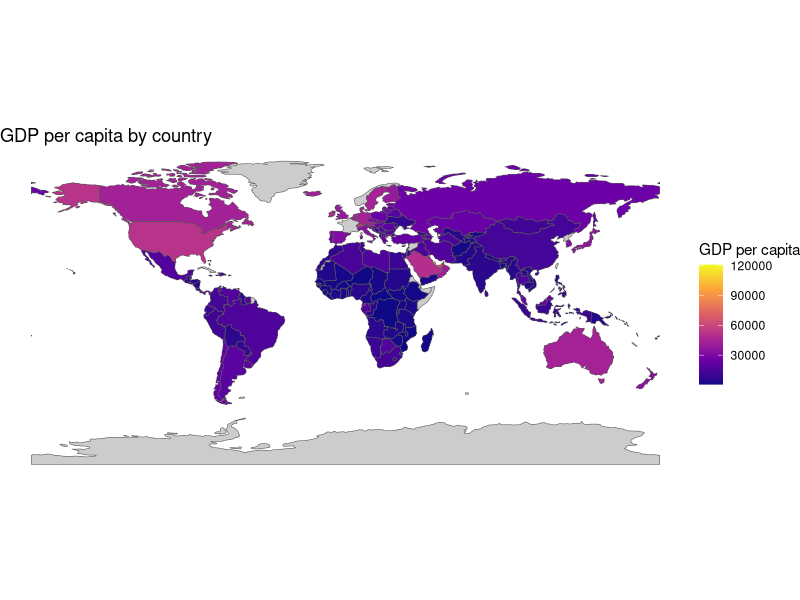
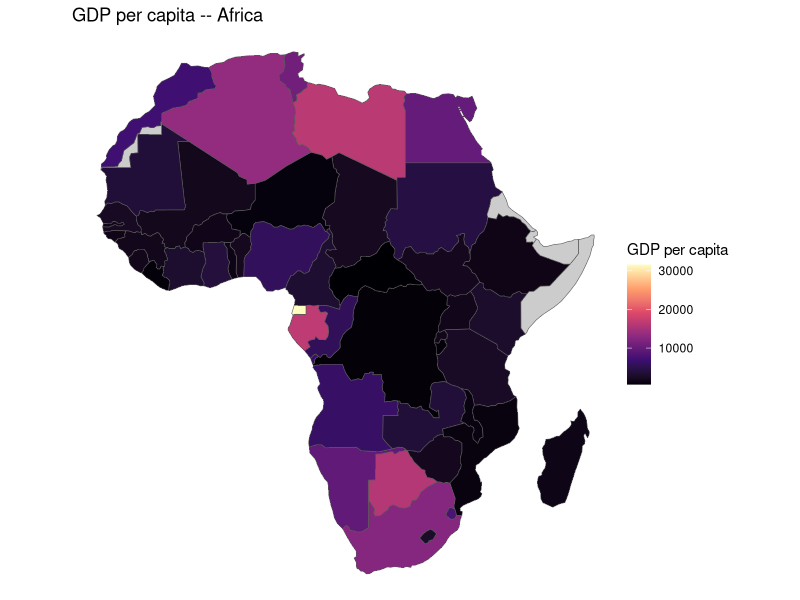
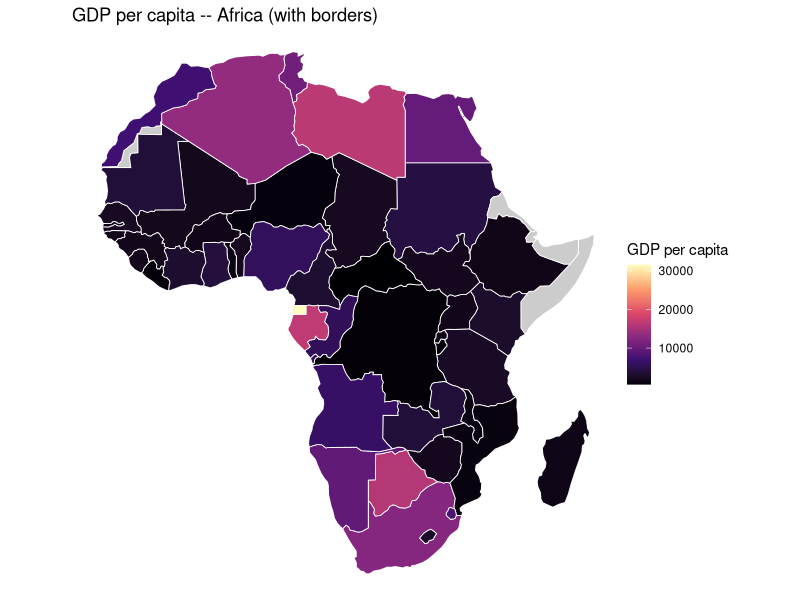
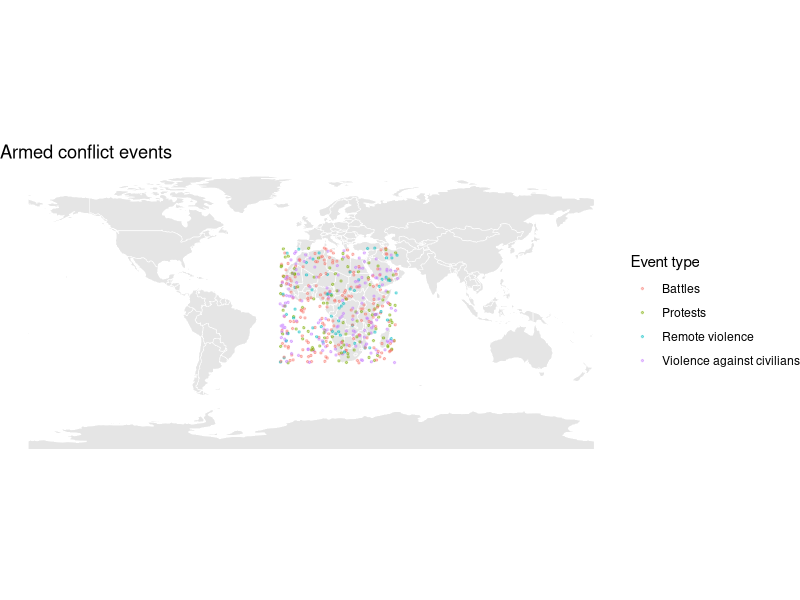
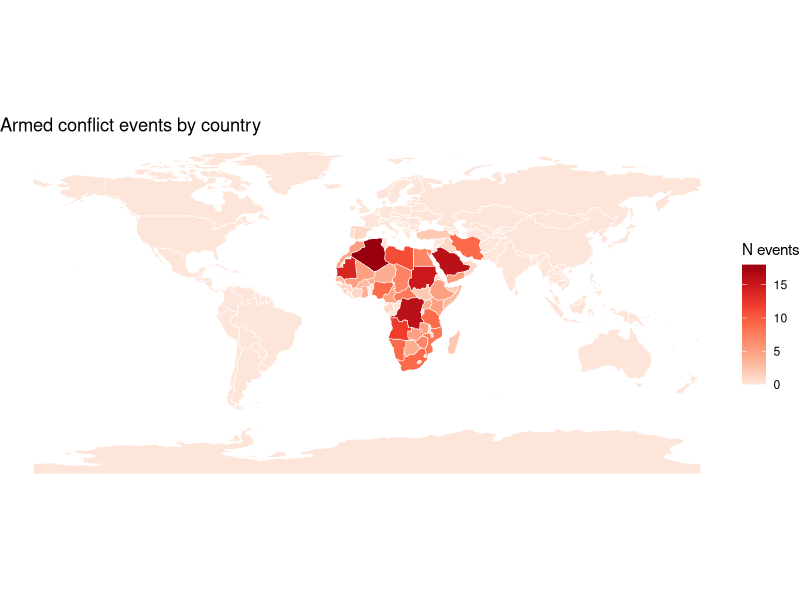
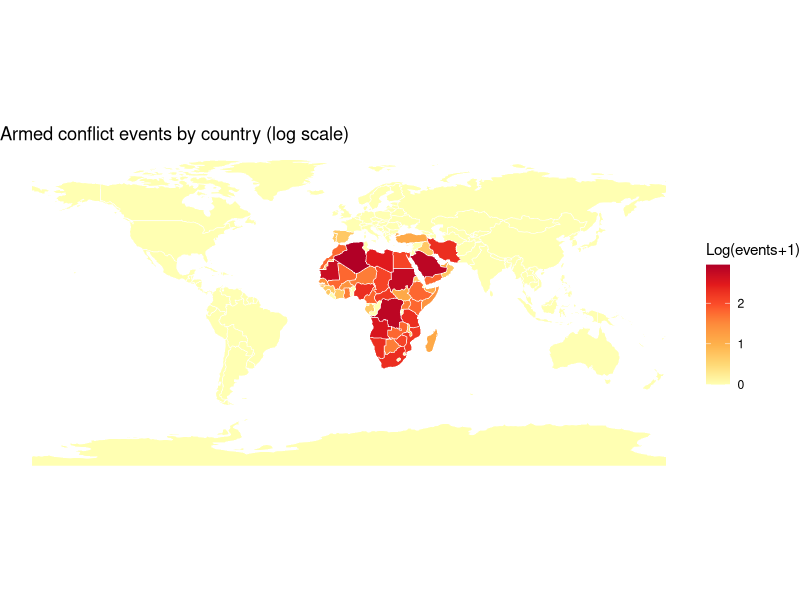
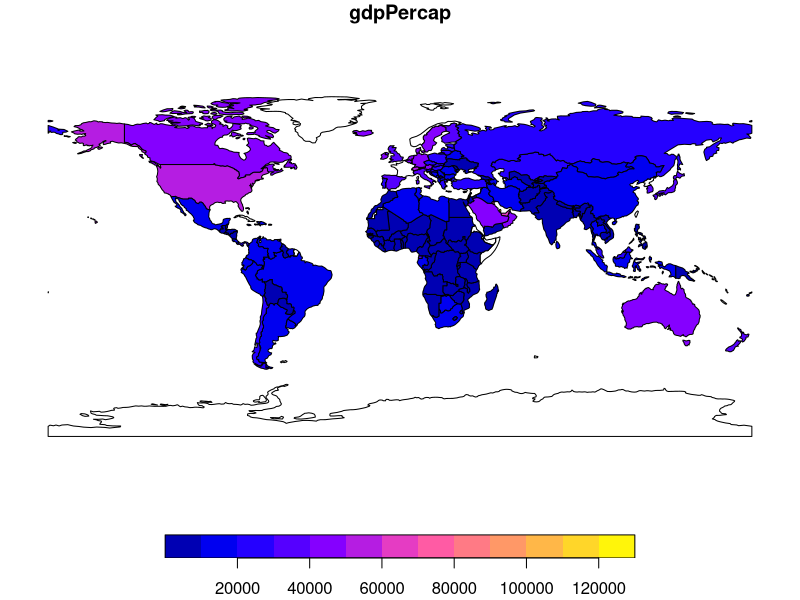
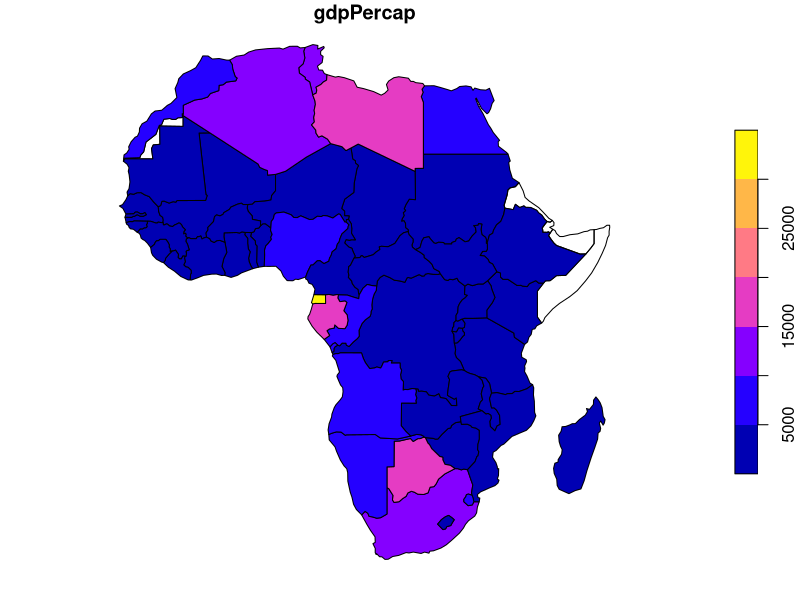

Generate these figures, in order, with R:
# setwd("~/Documents/AQM2")
options(stringsAsFactors = FALSE)

# ============================================================
# Assignment 7: Spatial Data I
# Applied Quantitative Methods for the Social Sciences II
# ============================================================

# List of packages
library(sf)
library(spData)
library(dplyr)
library(tidyr)
library(ggplot2)

# ==========================================================================
# Part 1: In-Class (Exploring Spatial Data with sf)
# ==========================================================================

data(world)

# ----------------------------------------------------------
## 1. Inspecting an sf object

# a)
class(world)
names(world)
nrow(world)

# b)
st_crs(world)

# c)
unique(st_geometry_type(world))

# d)
pdf("world_gdp_base.pdf")
plot(world["gdpPercap"])
dev.off()

# ----------------------------------------------------------
## 2. Attribute operations

# a)
africa = filter(world, continent == "Africa")
nrow(africa)
pdf("africa_gdp_base.pdf")
plot(africa["gdpPercap"])
dev.off()

# b)
world = world %>%
  mutate(pop_millions = pop / 1e6)

gdp_by_continent = world %>%
  group_by(continent) %>%
  summarise(mean_gdpPercap = mean(gdpPercap, na.rm = TRUE))

print(st_drop_geometry(gdp_by_continent))

# c)
africa_sorted = africa %>%
  arrange(desc(gdpPercap)) %>%
  select(name_long, gdpPercap)

print(head(st_drop_geometry(africa_sorted), 5))

# ----------------------------------------------------------
## 3. Simple visualization with ggplot2

# a)
ggplot(world) +
  geom_sf(aes(fill = gdpPercap)) +
  scale_fill_viridis_c(option = "plasma", na.value = "grey80",
                       name = "GDP per capita") +
  theme_void() +
  labs(title = "GDP per capita by country")
ggsave("world_gdp.pdf", width = 10, height = 5)

# b)
ggplot(africa) +
  geom_sf(aes(fill = gdpPercap)) +
  scale_fill_viridis_c(option = "magma", na.value = "grey80",
                       name = "GDP per capita") +
  theme_void() +
  labs(title = "GDP per capita -- Africa")
ggsave("africa_gdp.pdf", width = 7, height = 6)

# c)
ggplot(africa) +
  geom_sf(aes(fill = gdpPercap), color = "white", linewidth = 0.3) +
  scale_fill_viridis_c(option = "magma", na.value = "grey80",
                       name = "GDP per capita") +
  theme_void() +
  labs(title = "GDP per capita -- Africa (with borders)")
ggsave("africa_gdp_borders.pdf", width = 7, height = 6)

# ==========================================================================
# Part 2: Take-Home (Point Data and Spatial Joins)
# ==========================================================================

# NOTE: Replace this block with real data once conflict_events.csv is available.
# events = read.csv("conflict_events.csv")
# Synthetic data for solution demonstration purposes.
set.seed(42)
n = 500
events = data.frame(
  event_id = 1:n,
  year = sample(2018:2022, n, replace = TRUE),
  longitude = runif(n, -20, 55),
  latitude = runif(n, -35, 38),
  fatalities = rpois(n, lambda = 5),
  event_type = sample(c("Battles", "Violence against civilians",
                        "Protests", "Remote violence"), n,
                      replace = TRUE, prob = c(0.4, 0.3, 0.2, 0.1))
)

# ----------------------------------------------------------
## 1. Converting tabular data to sf

# a)
events_sf = st_as_sf(events,
                     coords = c("longitude", "latitude"),
                     crs = 4326)
class(events_sf)
st_crs(events_sf)

# b)
nrow(events_sf)
table(events_sf$event_type)

# c)
ggplot() +
  geom_sf(data = world, fill = "grey90", color = "white", linewidth = 0.2) +
  geom_sf(data = events_sf, aes(color = event_type),
          size = 0.5, alpha = 0.4) +
  theme_void() +
  labs(title = "Armed conflict events", color = "Event type")
ggsave("conflict_events_map.pdf", width = 10, height = 5)

# ----------------------------------------------------------
## 2. Spatial join: events to countries

# a)
st_crs(events_sf) == st_crs(world)

events_joined = st_join(events_sf, world[, c("name_long", "continent", "gdpPercap")])

nrow(events_joined)
nrow(events_sf)

# b)
n_unmatched = sum(is.na(events_joined$name_long))
n_unmatched
round(n_unmatched / nrow(events_joined), 3)

# c)
events_by_country = events_joined %>%
  filter(!is.na(name_long)) %>%
  group_by(name_long) %>%
  summarise(n_events = n(),
            total_fatalities = sum(fatalities, na.rm = TRUE)) %>%
  arrange(desc(n_events))

print(head(st_drop_geometry(events_by_country), 10))

# ----------------------------------------------------------
## 3. Choropleth of conflict intensity

# a)
events_by_country_df = st_drop_geometry(events_by_country)

world_conflict = world %>%
  left_join(events_by_country_df, by = "name_long") %>%
  mutate(n_events = replace_na(n_events, 0),
         total_fatalities = replace_na(total_fatalities, 0))

nrow(world_conflict) == nrow(world)

# b)
ggplot(world_conflict) +
  geom_sf(aes(fill = n_events), color = "white", linewidth = 0.2) +
  scale_fill_distiller(palette = "Reds", direction = 1,
                       name = "N events", na.value = "grey80") +
  theme_void() +
  labs(title = "Armed conflict events by country")
ggsave("conflict_by_country.pdf", width = 10, height = 5)

# c)
ggplot(world_conflict) +
  geom_sf(aes(fill = log1p(n_events)), color = "white", linewidth = 0.2) +
  scale_fill_distiller(palette = "YlOrRd", direction = 1,
                       name = "Log(events+1)", na.value = "grey80") +
  theme_void() +
  labs(title = "Armed conflict events by country (log scale)")
ggsave("conflict_log_map.pdf", width = 10, height = 5)
